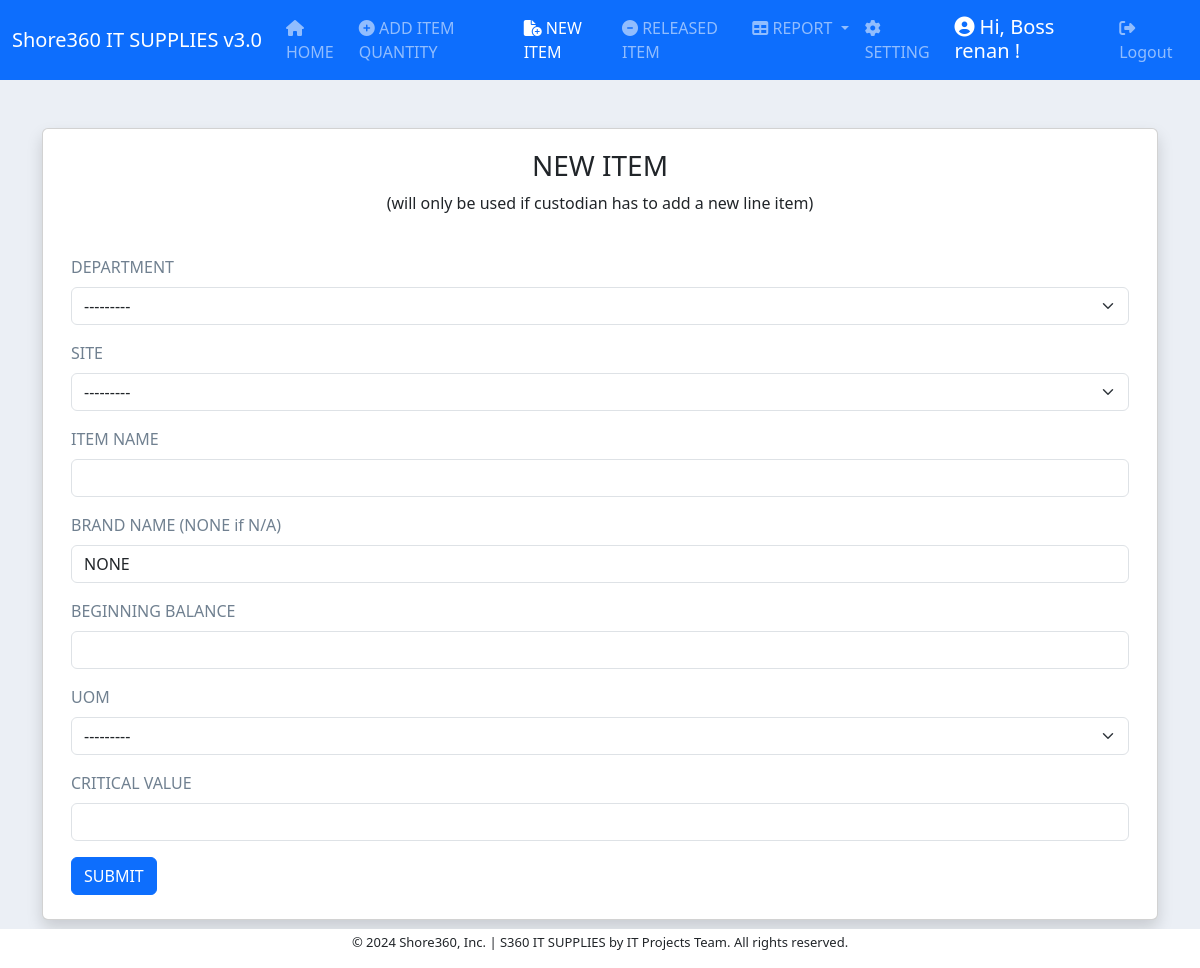
Screenshot of /new_item/ (signed in) with the database file from the repository.
### inventory/models.py (models this page shows, shortened)
class Department(models.Model):
    department = models.CharField(max_length=200)
    def __str__(self):
        return self.department
    class Meta:
        ordering = ["department"]

class Site(models.Model):
    site = models.CharField(max_length=200)
    def __str__(self):
        return self.site
    class Meta:
        ordering = ["site"]
        verbose_name = "Storage Location"

class UOM(models.Model):
    uom = models.CharField(max_length=30)
    def __str__(self):
        return self.uom
    class Meta:
        ordering = ["uom"]

### inventory/views.py (the view)
# urls.py: path('new_item/', views.new_item, name='new_item'),
@login_required
def new_item(request):
    if request.method == 'POST':
        form = ItemNewForm(request.POST)
        if form.is_valid():
            form_item_department = request.POST.get('department')
            form_item_site = request.POST.get('site')
            form_item_name = request.POST.get('item_name')
            form_item_brand = request.POST.get('brand_name')
            form_item_soh = request.POST.get('soh')
            form_item_uom = request.POST.get('uom')
            uom_value = UOM.objects.get(id=form_item_uom)
            site_value = Site.objects.get(id=form_item_site)
            department_value = Department.objects.get(id=form_item_department)
            concat = f"{form_item_name} | {form_item_brand} | {department_value} | {site_value}"
            if ItemBase.objects.filter(item_code__iexact=concat).exists():
                messages.error(request, f"The value '{concat}' already exists in the database. Please enter a different value.")
                return redirect('new_item')
            itemcode = ItemCode.objects.create(code=concat, site=site_value, department=department_value)
            itemNewForm = form.save(commit=False)
            try:
                user = request.user
                member = TeamMember.objects.get(member=user)
            except TeamMember.DoesNotExist:
                member = TeamMember.objects.get(member="ADMIN")
            itemTransaction = Item(
                item_code=itemcode,
                item_name=form_item_name,
                brand_name=form_item_brand,
                quantity=form_item_soh,
                remarks="BEGINNING",
                uom=uom_value,
                member=member,
                site=site_value,
                department=department_value,
                user=request.user
            )
            itemNewForm.item_code = concat
            try:
                itemNewForm.save()
                itemTransaction.save()
                itemcode.save()
                messages.success(request, "New Item added successfully!")
                return redirect('summary_item')
            except Exception as e:
                messages.error(request, f"Invalid Input: {e}")
    else:
        form = ItemNewForm()
    context = {'form': form}
    return render(request, 'inventory/new_item.html', context)

### inventory/templates/inventory/new_item.html (shortened to what this page needs)
{% extends 'base.html'  %}
{% load crispy_forms_tags %}
{% block content %}
<div class="container">
  <div class="card card-body mt-5 mb-5 pb-4 shadow fade show">
    <div class="container mt-1 mb-4">
      <center><h3>NEW ITEM</h3></center>
      <center><p>(will only be used if custodian has to add a new line item)</p></center>
    </div>
      <div class="container">
        <form action="" method="POST">
          {{ form | crispy }}
          <button type="submit" class="btn btn-primary addbtn">
            SUBMIT</button>
        </form>
      </div>
  </div>
</div>
{% endblock content %}

### templates/navbar.html (shortened to what this page needs)
<nav class="navbar navbar-expand-lg navbar-dark bg-primary">
    <div class="container-fluid">
      <a class="navbar-brand" href="">Shore360 IT SUPPLIES v3.0</a>
      {% if request.user.is_staff and request.user.is_superuser %}
      <div class="collapse navbar-collapse" id="navbarSupportedContent">
        <ul class="navbar-nav me-auto mb-2 mb-lg-0">
          <li class="nav-item">
            <a class="nav-link" aria-current="page" href="{% url 'dashboard' %}"><i class="fa-solid fa-house"></i> HOME</a>
          </li>
          <li class="nav-item">
            <a class="nav-link" href="{% url 'add_item' %}" ><i class="fa-solid fa-circle-plus"></i> ADD ITEM QUANTITY</a>
          </li>
          <li class="nav-item">
            <a class="nav-link" href="{% url 'new_item' %}" ><i class="fa-solid fa-file-circle-plus"></i> NEW ITEM</a>
          </li>
          <li class="nav-item">
            <a class="nav-link" href="{% url 'get_item' %}" ><i class="fa-solid fa-circle-minus"></i> RELEASED ITEM</a>
          </li>
          <li class="nav-item dropdown">
            <a class="nav-link dropdown-toggle" href="#" role="button" data-bs-toggle="dropdown" aria-expanded="false">
              <i class="fa-solid fa-table"></i>  REPORT
            </a>
          </li>
          {% if request.user.groups.all.0.name == "Administrator" %}
          <li class="nav-item">
            <a class="nav-link" href="/admin" ><i class="fa-solid fa-gear"></i> SETTING</a>
          </li>
          {% endif %}
        </ul>
        {% endif %}
        <ul class="navbar-nav ml-auto">
        {% if user.is_authenticated %}
        <h5 id="hi-name"><i class="fa-solid fa-circle-user"></i> Hi, Boss {{ user.username }} !</h5>
          <li class="nav-item">
            <a class="nav-link" href="{% url 'user-logout' %}" ><i class="fa-solid fa-right-from-bracket"></i> Logout</a>
          </li>
        {% endif %}
      </div>
    </div>
  </nav>

### static/style.css (style rules this page uses)
#hi-name { color: white; padding-top: 7px; padding-left: 12px; padding-right: 10px; }
body { background-color: #ebeff5; }
.form-label { margin-bottom: .5rem; color: slategrey; }

### rows the page displays
Department: department "---------"
Site: site "---------"
UOM: uom "---------"

### other values shown
{{ user.username }} "renan"
